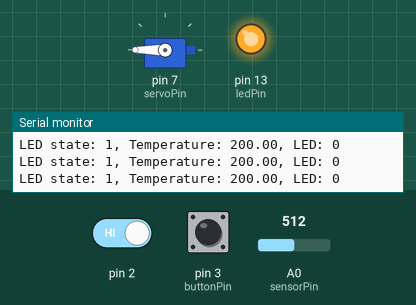
Simulated run of this sketch. Board: Arduino Uno, built with avr-gcc and run on an emulated ATmega328P. Parts: servo, output pins drawn as LEDs (lit = HIGH), the last lines printed to the serial monitor. The test bench sets the inputs (shaded band); at power-on: A0 (sensorPin) = 512, pin 2 HIGH, pin 3 (buttonPin) HIGH.

Above: at 1.2 s.
1.3 s: A0 (sensorPin) set to 306
At 1.6 s:
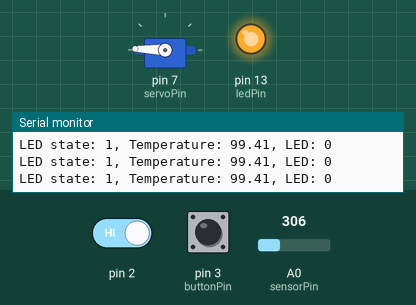
2.8 s: pin 2 driven LOW
At 3.3 s:
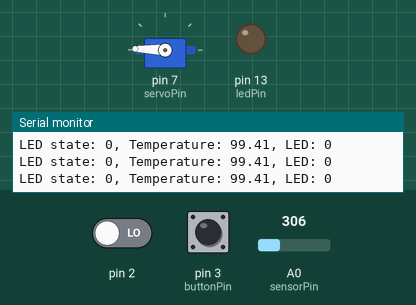
4.3 s: A0 (sensorPin) set to 122
At 5.5 s:
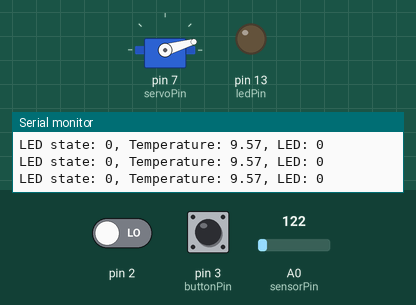
5.8 s: A0 (sensorPin) set to 511
At 7.2 s:
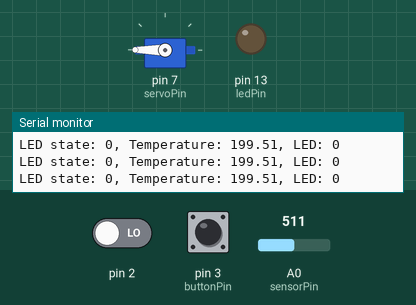
Timing chart, 0 to 8.3 s (numbered marks = the images above; inputs shaded):
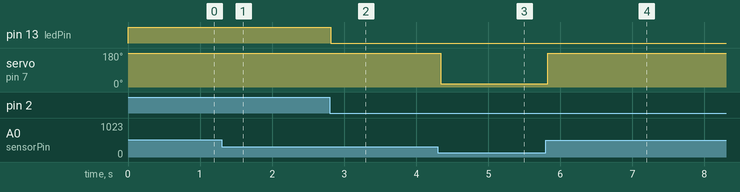

Measured:
- after the input at 1.3 s, servo on pin 7 (servoPin): 180° → 178° at once
- after the input at 2.8 s, pin 13 (ledPin): HIGH → LOW at once
- after the input at 4.3 s, servo on pin 7 (servoPin): 178° → 16° at once
- after the input at 5.8 s, servo on pin 7 (servoPin): 16° → 180° at once

The sketch:

task2-1.ino
```cpp
// C++ code

#include <Servo.h>

Servo Servo1;

// Define the sensor, servo and LED pins and button pin
#define sensorPin A0
#define servoPin 7
#define ledPin 13
#define buttonPin 3

// Initialize variables for LED state and button press state
bool ledState = false;
bool pressed = false;

void setup()
{
    // Initialize serial communication and set pin modes
    Serial.begin(9600);
    pinMode(ledPin, OUTPUT);
    pinMode(buttonPin, INPUT_PULLUP);

    // Set the initial LED state and attach the servo to its pin
    digitalWrite(ledPin, LOW);
    Servo1.attach(servoPin);

    // Read the button pin and attach an interrupt to it
    pressed = digitalRead(buttonPin);
    attachInterrupt(0, buttonTrigger, FALLING);
}

void loop()
{
    // Read the temperature from the sensor and convert it to Celsius and servo value
    int reading = analogRead(sensorPin);
    float voltage = reading * (5.0 / 1024.0);
    float temperature = (voltage - 0.5) * 100;
    int value = map(temperature, 0, 100, 0, 180);

    // Print the LED state, temperature and LED state to serial monitor
    Serial.print("LED state: ");
    Serial.print(pressed);
    Serial.print(", Temperature: ");
    Serial.print(temperature);
    Serial.print(", LED: ");
    Serial.println(ledState);

    // Turn the servo based on the temperature value
    if(temperature > 0 && temperature < 100){
        Servo1.write(value);
    } else if(temperature < 0){
        Servo1.write(0);
    } else if(temperature > 100){
        Servo1.write(180);
    }

    // Turn the LED on or off based on the button press
    digitalWrite(ledPin, pressed);

    // Wait for stability
    delay(50);
}

// Function that toggles the button press state
void buttonTrigger(){
    pressed = !pressed;
}
```
